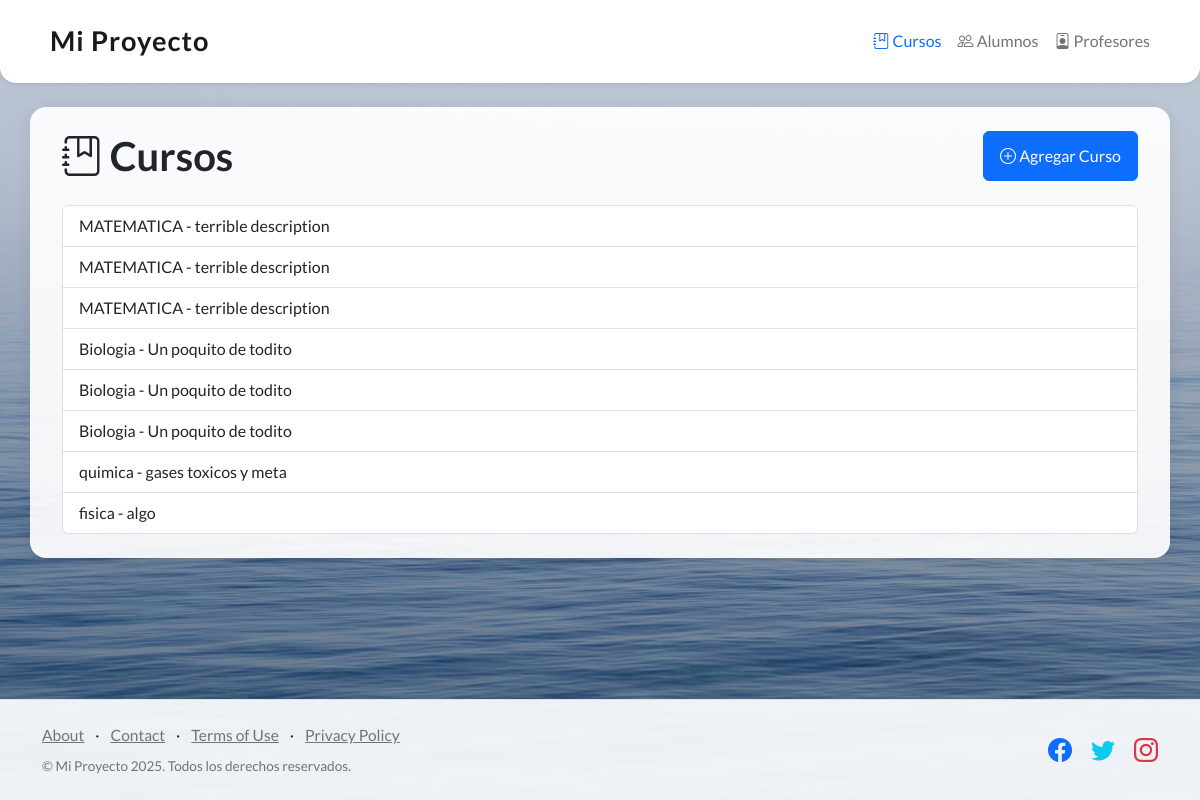
Screenshot of /cursos/ with the database file from the repository.
### core/models.py (models this page shows)
class Cursos(models.Model):
    nombre = models.CharField(max_length=100)
    descripcion = models.TextField()
    fecha_inicio = models.DateTimeField()
    fecha_fin = models.DateTimeField()

### core/views.py (the view)
# urls.py: path('cursos/', cursos, name='cursos'),
def cursos(request):
    cursos = Cursos.objects.all()
    return render(request, 'core/cursos.html', {'cursos': cursos})

### core/templates/core/cursos.html (shortened to what this page needs)
{% extends 'core/padre.html' %}
{% block content %}
<div class="d-flex justify-content-between align-items-center mb-4">
    <h1 class="mb-0"><i class="bi bi-journal-bookmark"></i> Cursos</h1>
    <a href="{% url 'agregar_curso' %}" class="btn btn-primary">
        <i class="bi bi-plus-circle"></i> Agregar Curso
    </a>
</div>
{% if cursos %}
    <ul class="list-group">
        {% for curso in cursos %}
            <li class="list-group-item">
                {{ curso.nombre }} - {{ curso.descripcion }}
            </li>
        {% endfor %}
    </ul>
{% else %}
    <p>No hay cursos registrados.</p>
{% endif %}
{% endblock %}

### rows the page displays
Cursos: nombre "MATEMATICA", descripcion "terrible description"
Cursos: nombre "MATEMATICA", descripcion "terrible description"
Cursos: nombre "MATEMATICA", descripcion "terrible description"
Cursos: nombre "Biologia", descripcion "Un poquito de todito"
Cursos: nombre "Biologia", descripcion "Un poquito de todito"
Cursos: nombre "Biologia", descripcion "Un poquito de todito"
Cursos: nombre "quimica", descripcion "gases toxicos y meta"
Cursos: nombre "fisica", descripcion "algo"
